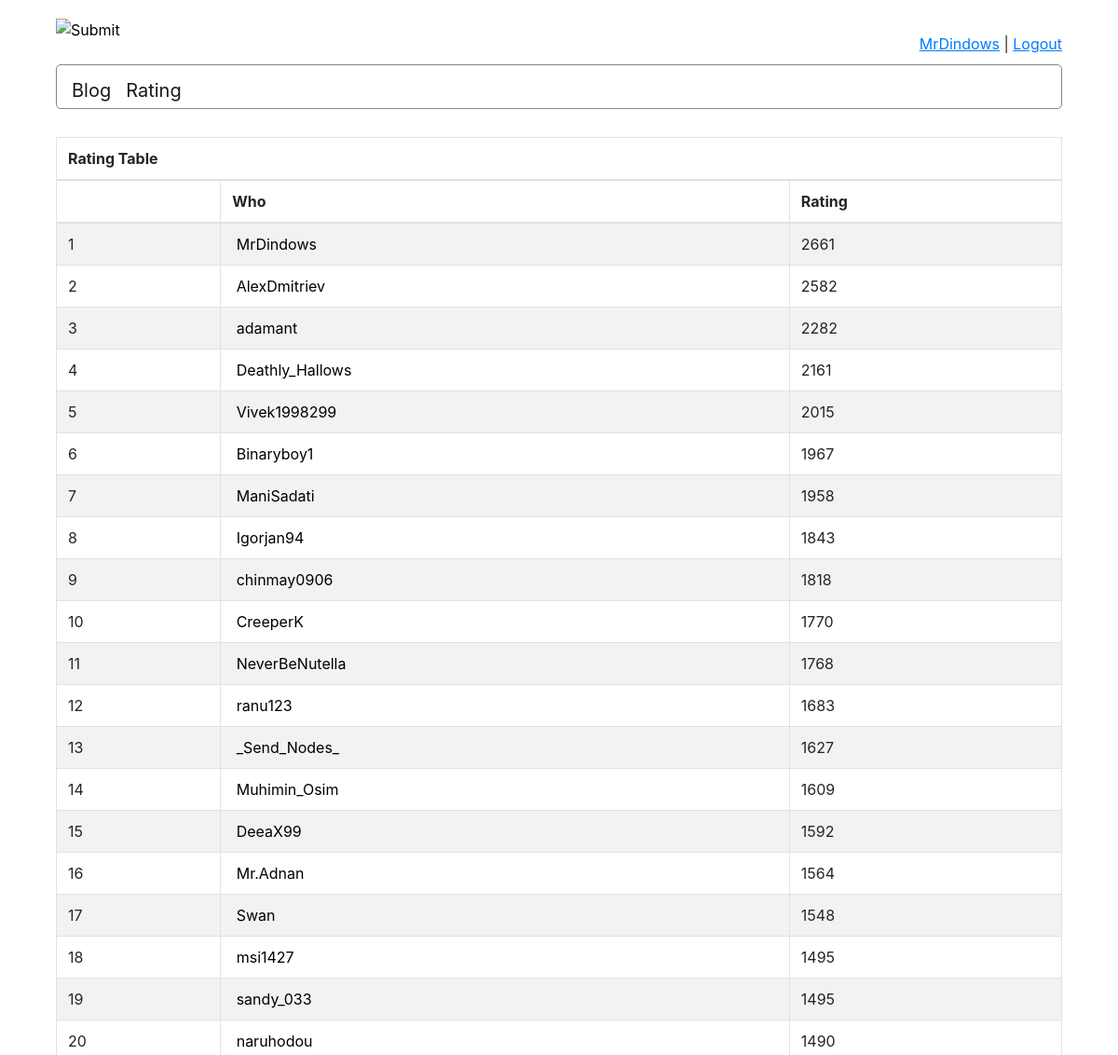
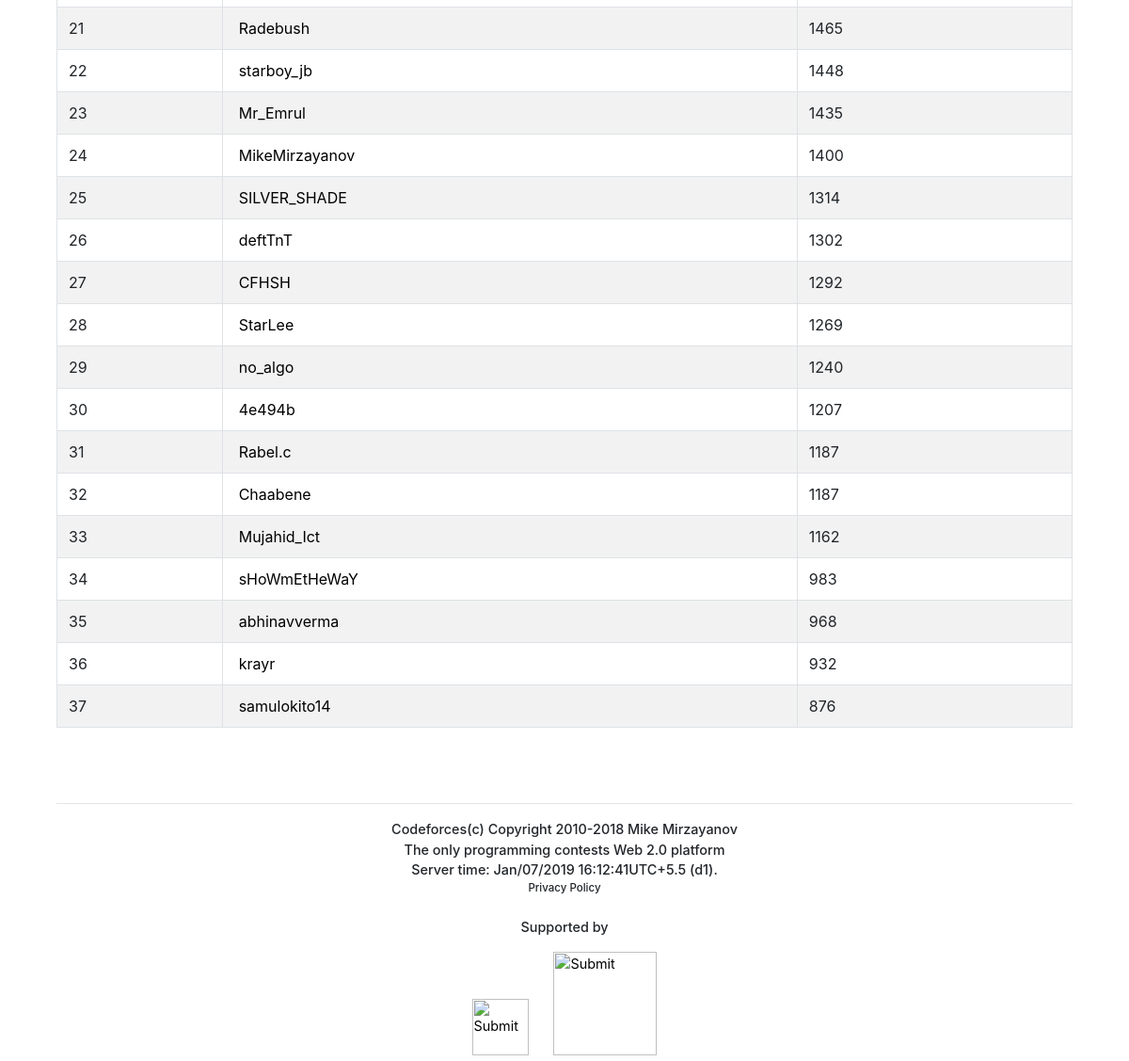
/rating/ (signed in), run on the app's committed database (2 pictures, top to bottom).
### blog/models.py (models this page shows)
class User(models.Model):
    username = models.CharField(max_length=50, unique=True)
    password = models.CharField(max_length=256)
    name = models.CharField(default="",max_length=50, null=True, blank=True)
    country = CountryField(default="", null=True, blank=True)
    contribution = models.IntegerField(default=0, null=True, blank=True)
    rating = models.IntegerField(default=0, null=True, blank=True)
    profilePhoto = models.ImageField(default="https://userpic.codeforces.com/no-avatar.jpg", blank=True, null=True,   #optional in both form and db
                                     upload_to="profilePhoto/%Y/%m/%D/")
    def __str__(self):
        return "{} ({})".format(self.name, self.username)

### rating/views.py (the view)
# urls.py: path('', views.index, name='index'),
def index(request):
    user = None
    if 'memberId' in request.session:
        user = User.objects.get(id=request.session['memberId'])
    print(user)
    userListNotModified = User.objects.all().order_by('-rating')
    template = loader.get_template('rating/index.html')
    userList=[]
    count=0
    class UserWithIndex:
        count=0
    for x in userListNotModified:
        count+=1
        temp = UserWithIndex()
        temp.count = count
        temp.obj=x
        userList.append(temp)
    context = {
        'userList': userList,
        'user': user,
    }
    return HttpResponse(template.render(context, request))

### blog/templatetags/blogFilters.py (called while the page is built)
@register.filter
def userColorClass(user):
    if user is None:
        return ""
    if user.rating <= 0:
        return "UserBlack"
    elif user.rating < 1200:
        return "UserGray"
    elif user.rating < 1400:
        return "UserGreen"
    elif user.rating < 1600:
        return "UserCyan"
    elif user.rating < 1900:
        return "UserBlue"
    elif user.rating < 2100:
        return "UserPurple"
    elif user.rating < 2300:
        return "UserOrange"
    elif user.rating < 2400:
        return "UserOrangeRed"
    elif user.rating < 2600:
        return "UserLightRed"
    elif user.rating < 3000:
        return "UserRed"
    else:
        return "UserDarkRed"

### rating/templates/rating/index.html (shortened to what this page needs)
<head>
    <link rel="stylesheet" href="https://stackpath.bootstrapcdn.com/bootstrap/4.2.1/css/bootstrap.min.css">
    {% load static %}
    <link rel="stylesheet" type="text/css" href="{% static 'blog/style.css' %}">
</head>
{% load blogFilters %}
<div class="Page">
    <div class="row">
        <div class="col-auto Logo" align="center">
            <input type="image" src="https://st.codeforces.com/s/88434/images/ny-codeforces-logo-with-telegram.png"/>
        </div>
        <div class="col" align="center">
            {% if user %}
                <span class="Links"><a href="/userprofile/{{ user.username }}/"><div class="{{ user|userColorClass }}"><u>{{ user.username }}</u></div></a>&nbsp|&nbsp<a href="/entry/logout"><u>Logout</u></a></span>
            {% else %}
            <span class="Links"><a href="/entry/login"><u>Enter</u></a>&nbsp|&nbsp<a href="/entry/register"><u>Register</u></a></span>
            {%  endif %}
        </div>
    </div>
    <nav class="navbar navbar-expand-lg navbar-light BorderNav">
      <a class="navbar-brand" href="/blog/">Blog</a>
        <a class="navbar-brand" href="/rating/">Rating</a>
    </nav>
    {%  if userList %}
        <table class="table table-striped table-bordered">
            <thead>
                <tr>
                    <th scope="col" colspan="3">Rating Table</th>
                </tr>
                <tr>
                    <th scope="col"> </th>
                    <th scope="col">Who</th>
                    <th scope="col">Rating</th>
                </tr>
            </thead>
            <tbody>
                {%  for user in userList %}
                    <tr>
                        <td>{{ user.count }}</td>
                        <td> <a href="/userprofile/{{ user.obj.username }}" class="RatingLinks"><span class="{{ user.obj|userColorClass }}">{{ user.obj.username }}</span></a></td>
                        <td>{{ user.obj.rating }}</td>
                    </tr>
                {% endfor %}
            </tbody>
        </table>
    {% else %}
        <p>No user Present</p>
    {% endif %}
    <br><br>
    <hr>
    <footer class="Footer">
        Codeforces(c) Copyright 2010-2018 Mike Mirzayanov<br>
        The only programming contests Web 2.0 platform<br>
        Server time: Jan/07/2019 16:12:41UTC+5.5 (d1).<br>
        <span style="font-size: 0.8em">Privacy Policy</span><br><br>
        <p>Supported by</p>
        <input type="image" src="https://st.codeforces.com/s/88434/images/telegram-100x100.png" width="60" />
        <input type="image" src="https://st.codeforces.com/s/88434/images/itmo_small_en-logo.png" width="110" />
    </footer>
</div>

### staticfiles/blog/style.css (style rules this page uses)
.Page { padding-top: 20px; padding-left: 5%; padding-right: 5%; max-width: 1350px; margin-left:auto; margin-right: auto; }
.Links { display: flex; justify-content: flex-end; padding-bottom: 10px; padding-top: 15px; }
.Logo { padding-bottom: 10px; }
.BorderNav { border: 0.5px solid lightslategray; border-radius: 5px; padding-bottom: 0em; padding-top: 0.5em; height: 3em; margin-bottom: 30px; }
.Footer { text-align: center; font-weight: 500; font-size: 0.9em; }
.RatingLinks { color: black; }

### data on the page
User: username "MrDindows", obj.username "MrDindows", obj.rating "2661"
User: obj.username "AlexDmitriev", obj.rating "2582"
User: obj.username "adamant", obj.rating "2282"
User: obj.username "Deathly_Hallows", obj.rating "2161"
User: obj.username "Vivek1998299", obj.rating "2015"
User: obj.username "Binaryboy1", obj.rating "1967"
User: obj.username "ManiSadati", obj.rating "1958"
User: obj.username "Igorjan94", obj.rating "1843"
User: obj.username "chinmay0906", obj.rating "1818"
User: obj.username "CreeperK", obj.rating "1770"
User: obj.username "NeverBeNutella", obj.rating "1768"
User: obj.username "ranu123", obj.rating "1683"
User: obj.username "_Send_Nodes_", obj.rating "1627"
User: obj.username "Muhimin_Osim", obj.rating "1609"
User: obj.username "DeeaX99", obj.rating "1592"
User: obj.username "Mr.Adnan", obj.rating "1564"
User: obj.username "Swan", obj.rating "1548"
User: obj.username "msi1427", obj.rating "1495"
User: obj.username "sandy_033", obj.rating "1495"
User: obj.username "naruhodou", obj.rating "1490"
User: obj.username "Radebush", obj.rating "1465"
User: obj.username "starboy_jb", obj.rating "1448"
User: obj.username "Mr_Emrul", obj.rating "1435"
User: obj.username "MikeMirzayanov", obj.rating "1400"
User: obj.username "SILVER_SHADE", obj.rating "1314"
User: obj.username "deftTnT", obj.rating "1302"
User: obj.username "CFHSH", obj.rating "1292"
User: obj.username "StarLee", obj.rating "1269"
User: obj.username "no_algo", obj.rating "1240"
User: obj.username "4e494b", obj.rating "1207"
User: obj.username "Rabel.c", obj.rating "1187"
User: obj.username "Chaabene", obj.rating "1187"
User: obj.username "Mujahid_Ict", obj.rating "1162"
User: obj.username "sHoWmEtHeWaY", obj.rating "983"
User: obj.username "abhinavverma", obj.rating "968"
User: obj.username "krayr", obj.rating "932"
User: obj.username "samulokito14", obj.rating "876"

### other printed values
{{ user.count }} "1" "2" "3" "4" "5" "6" "7" "8" "9" "10" "11" "12" "13" "14" "15" "16" "17" "18" "19" "20" "21" "22" "23" "24" "25" "26" "27" "28" "29" "30" "31" "32" "33" "34" "35" "36" "37"
